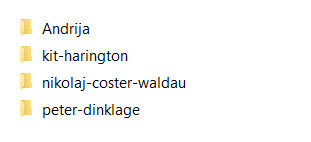
#> input picture images/Images.png, 311 x 142 px; its folder holds only this picture in this run
$ jupyter execute --allow-errors Faces_train_.ipynb   (older library calls are emulated)
#> lines starting #> are read from the running program, lines starting #| are printed output that depends on the picture
[cell 1]
import cv2
import os
from PIL import Image
import numpy as np
import pickle

[cell 2]
base_dir = 'C:/Users/Andrija/.spyder-py3/' # directory for this project
image_dir = os.path.join(base_dir, "images")

caspath = 'C:/Users/Andrija/.spyder-py3/cascades/data/haarcascade_frontalface_alt2.xml' # our algorithm
face_cascade = cv2.CascadeClassifier(caspath)
recognizer = cv2.face.LBPHFaceRecognizer_create()
current_id=0

label_ids = {}
x_train = []
y_labels = []

for root, dirs, files in os.walk(image_dir):
    for file in files :
        if file.endswith("png") or file.endswith("jpg"): # we take all files ending with png or jpg
            path = os.path.join(root, file)
            label= os.path.basename(os.path.dirname(path)).replace(" ", "-").lower()

            if not label in label_ids:

                label_ids[label] = current_id
                current_id += 1
            id_ = label_ids[label]
            #print (label_ids)
            #y_labels.append(label)
            #x_train.append(path)
            pil_image = Image.open(path).convert("L")
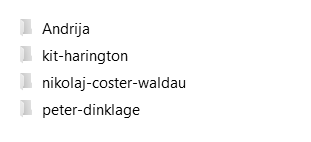
#> pil_image: PIL image 311x142 L; min 0, max 255, mean 248.4
            size = (550,550)
            final_image = pil_image.resize(size, Image.ANTIALIAS)
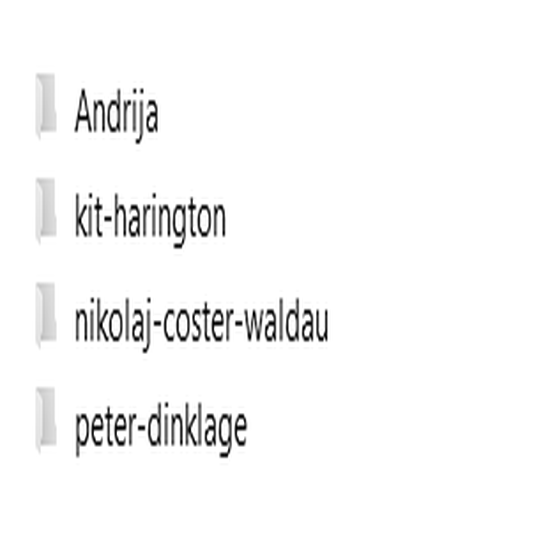
#> final_image: PIL image 550x550 L; min 0, max 255, mean 248

            image_array = np.array(final_image, "uint8")
            #print(image_array) # pikscels
            faces = face_cascade.detectMultiScale(image_array, scaleFactor = 1.5,minNeighbors = 5 )
#> faces = ()

            for (x,y,w,h) in faces:
                roi = image_array[y:y+h, x:x+w]
                x_train.append(roi)
                y_labels.append(id_)
#> this loop made 0 passes
#> after the loop, x_train = []; y_labels = []

#print(y_labels)
#print(x_train)

with open("labels.pickle", 'wb') as f:
    pickle.dump(label_ids, f)

#> (the rest of this cell did not finish here and is left out)
